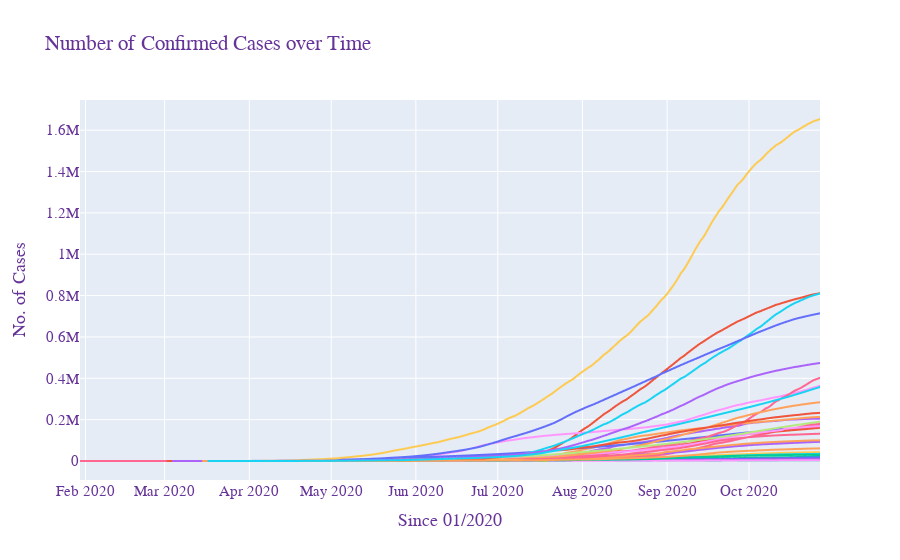

Source (notebook cell):
### Markdown cell above
> # Line Plot Comparison

### Code cell
fig=px.line(df,
              x='Date', y='Confirmed', color='State',
              title='India_Growth')
fig.update_layout(
    title="Number of Confirmed Cases over Time",
    xaxis_title="Since 01/2020",
    yaxis_title="No. of Cases",
    font=dict(
        family="Courier New, monospace",
        size=15,
        color="RebeccaPurple"
    ),
    showlegend=False
)
fig.show()

### Figure 1 — Plotly figure (JSON) as saved in the notebook; plotly's stock layout.template omitted (floating-point values rounded to 4 significant figures; data arrays with more than 128 entries replaced by an {"elided": "..."} marker saying what was removed)
{"data": [{"hovertemplate": "State=Andaman and Nicobar Islands<br>Date=%{x}<br>Confirmed=%{y}<extra></extra>", "legendgroup": "Andaman and Nicobar Islands", "line": {"color": "#636efa", "dash": "solid"}, "mode": "lines", "name": "Andaman and Nicobar Islands", "showlegend": true, "type": "scattergl", "x": {"elided": "216 str values"}, "xaxis": "x", "y": {"elided": "216 int values"}, "yaxis": "y"}, {"hovertemplate": "State=Andhra Pradesh<br>Date=%{x}<br>Confirmed=%{y}<extra></extra>", "legendgroup": "Andhra Pradesh", "line": {"color": "#EF553B", "dash": "solid"}, "mode": "lines", "name": "Andhra Pradesh", "showlegend": true, "type": "scattergl", "x": {"elided": "230 str values"}, "xaxis": "x", "y": {"elided": "230 int values"}, "yaxis": "y"}, {"hovertemplate": "State=Arunachal Pradesh<br>Date=%{x}<br>Confirmed=%{y}<extra></extra>", "legendgroup": "Arunachal Pradesh", "line": {"color": "#00cc96", "dash": "solid"}, "mode": "lines", "name": "Arunachal Pradesh", "showlegend": true, "type": "scattergl", "x": {"elided": "209 str values"}, "xaxis": "x", "y": {"elided": "209 int values"}, "yaxis": "y"}, {"hovertemplate": "State=Assam<br>Date=%{x}<br>Confirmed=%{y}<extra></extra>", "legendgroup": "Assam", "line": {"color": "#ab63fa", "dash": "solid"}, "mode": "lines", "name": "Assam", "showlegend": true, "type": "scattergl", "x": {"elided": "211 str values"}, "xaxis": "x", "y": {"elided": "211 int values"}, "yaxis": "y"}, {"hovertemplate": "State=Bihar<br>Date=%{x}<br>Confirmed=%{y}<extra></extra>", "legendgroup": "Bihar", "line": {"color": "#FFA15A", "dash": "solid"}, "mode": "lines", "name": "Bihar", "showlegend": true, "type": "scattergl", "x": {"elided": "220 str values"}, "xaxis": "x", "y": {"elided": "220 int values"}, "yaxis": "y"}, {"hovertemplate": "State=Chandigarh<br>Date=%{x}<br>Confirmed=%{y}<extra></extra>", "legendgroup": "Chandigarh", "line": {"color": "#19d3f3", "dash": "solid"}, "mode": "lines", "name": "Chandigarh", "showlegend": true, "type": "scattergl", "x": {"elided": "223 str values"}, "xaxis": "x", "y": {"elided": "223 int values"}, "yaxis": "y"}, {"hovertemplate": "State=Chhattisgarh<br>Date=%{x}<br>Confirmed=%{y}<extra></extra>", "legendgroup": "Chhattisgarh", "line": {"color": "#FF6692", "dash": "solid"}, "mode": "lines", "name": "Chhattisgarh", "showlegend": true, "type": "scattergl", "x": {"elided": "223 str values"}, "xaxis": "x", "y": {"elided": "223 int values"}, "yaxis": "y"}, {"hovertemplate": "State=Dadra and Nagar Haveli and Daman and Diu<br>Date=%{x}<br>Confirmed=%{y}<extra></extra>", "legendgroup": "Dadra and Nagar Haveli and Daman and Diu", "line": {"color": "#B6E880", "dash": "solid"}, "mode": "lines", "name": "Dadra and Nagar Haveli and Daman and Diu", "showlegend": true, "type": "scattergl", "x": {"elided": "202 str values"}, "xaxis": "x", "y": {"elided": "202 int values"}, "yaxis": "y"}, {"hovertemplate": "State=Delhi<br>Date=%{x}<br>Confirmed=%{y}<extra></extra>", "legendgroup": "Delhi", "line": {"color": "#FF97FF", "dash": "solid"}, "mode": "lines", "name": "Delhi", "showlegend": true, "type": "scattergl", "x": {"elided": "240 str values"}, "xaxis": "x", "y": {"elided": "240 int values"}, "yaxis": "y"}, {"hovertemplate": "State=Goa<br>Date=%{x}<br>Confirmed=%{y}<extra></extra>", "legendgroup": "Goa", "line": {"color": "#FECB52", "dash": "solid"}, "mode": "lines", "name": "Goa", "showlegend": true, "type": "scattergl", "x": {"elided": "217 str values"}, "xaxis": "x", "y": {"elided": "217 int values"}, "yaxis": "y"}, {"hovertemplate": "State=Gujarat<br>Date=%{x}<br>Confirmed=%{y}<extra></extra>", "legendgroup": "Gujarat", "line": {"color": "#636efa", "dash": "solid"}, "mode": "lines", "name": "Gujarat", "showlegend": true, "type": "scattergl", "x": {"elided": "223 str values"}, "xaxis": "x", "y": {"elided": "223 int values"}, "yaxis": "y"}, {"hovertemplate": "State=Haryana<br>Date=%{x}<br>Confirmed=%{y}<extra></extra>", "legendgroup": "Haryana", "line": {"color": "#EF553B", "dash": "solid"}, "mode": "lines", "name": "Haryana", "showlegend": true, "type": "scattergl", "x": {"elided": "238 str values"}, "xaxis": "x", "y": {"elided": "238 int values"}, "yaxis": "y"}, {"hovertemplate": "State=Himachal Pradesh<br>Date=%{x}<br>Confirmed=%{y}<extra></extra>", "legendgroup": "Himachal Pradesh", "line": {"color": "#00cc96", "dash": "solid"}, "mode": "lines", "name": "Himachal Pradesh", "showlegend": true, "type": "scattergl", "x": {"elided": "228 str values"}, "xaxis": "x", "y": {"elided": "228 int values"}, "yaxis": "y"}, {"hovertemplate": "State=Jammu and Kashmir<br>Date=%{x}<br>Confirmed=%{y}<extra></extra>", "legendgroup": "Jammu and Kashmir", "line": {"color": "#ab63fa", "dash": "solid"}, "mode": "lines", "name": "Jammu and Kashmir", "showlegend": true, "type": "scattergl", "x": {"elided": "233 str values"}, "xaxis": "x", "y": {"elided": "233 int values"}, "yaxis": "y"}, {"hovertemplate": "State=Jharkhand<br>Date=%{x}<br>Confirmed=%{y}<extra></extra>", "legendgroup": "Jharkhand", "line": {"color": "#FFA15A", "dash": "solid"}, "mode": "lines", "name": "Jharkhand", "showlegend": true, "type": "scattergl", "x": {"elided": "211 str values"}, "xaxis": "x", "y": {"elided": "211 int values"}, "yaxis": "y"}, {"hovertemplate": "State=Karnataka<br>Date=%{x}<br>Confirmed=%{y}<extra></extra>", "legendgroup": "Karnataka", "line": {"color": "#19d3f3", "dash": "solid"}, "mode": "lines", "name": "Karnataka", "showlegend": true, "type": "scattergl", "x": {"elided": "233 str values"}, "xaxis": "x", "y": {"elided": "233 int values"}, "yaxis": "y"}, {"hovertemplate": "State=Kerala<br>Date=%{x}<br>Confirmed=%{y}<extra></extra>", "legendgroup": "Kerala", "line": {"color": "#FF6692", "dash": "solid"}, "mode": "lines", "name": "Kerala", "showlegend": true, "type": "scattergl", "x": {"elided": "244 str values"}, "xaxis": "x", "y": {"elided": "244 int values"}, "yaxis": "y"}, {"hovertemplate": "State=Ladakh<br>Date=%{x}<br>Confirmed=%{y}<extra></extra>", "legendgroup": "Ladakh", "line": {"color": "#B6E880", "dash": "solid"}, "mode": "lines", "name": "Ladakh", "showlegend": true, "type": "scattergl", "x": {"elided": "235 str values"}, "xaxis": "x", "y": {"elided": "235 int values"}, "yaxis": "y"}, {"hovertemplate": "State=Madhya Pradesh<br>Date=%{x}<br>Confirmed=%{y}<extra></extra>", "legendgroup": "Madhya Pradesh", "line": {"color": "#FF97FF", "dash": "solid"}, "mode": "lines", "name": "Madhya Pradesh", "showlegend": true, "type": "scattergl", "x": {"elided": "222 str values"}, "xaxis": "x", "y": {"elided": "222 int values"}, "yaxis": "y"}, {"hovertemplate": "State=Maharashtra<br>Date=%{x}<br>Confirmed=%{y}<extra></extra>", "legendgroup": "Maharashtra", "line": {"color": "#FECB52", "dash": "solid"}, "mode": "lines", "name": "Maharashtra", "showlegend": true, "type": "scattergl", "x": {"elided": "233 str values"}, "xaxis": "x", "y": {"elided": "233 int values"}, "yaxis": "y"}, {"hovertemplate": "State=Manipur<br>Date=%{x}<br>Confirmed=%{y}<extra></extra>", "legendgroup": "Manipur", "line": {"color": "#636efa", "dash": "solid"}, "mode": "lines", "name": "Manipur", "showlegend": true, "type": "scattergl", "x": {"elided": "218 str values"}, "xaxis": "x", "y": {"elided": "218 int values"}, "yaxis": "y"}, {"hovertemplate": "State=Meghalaya<br>Date=%{x}<br>Confirmed=%{y}<extra></extra>", "legendgroup": "Meghalaya", "line": {"color": "#EF553B", "dash": "solid"}, "mode": "lines", "name": "Meghalaya", "showlegend": true, "type": "scattergl", "x": {"elided": "198 str values"}, "xaxis": "x", "y": {"elided": "198 int values"}, "yaxis": "y"}, {"hovertemplate": "State=Mizoram<br>Date=%{x}<br>Confirmed=%{y}<extra></extra>", "legendgroup": "Mizoram", "line": {"color": "#00cc96", "dash": "solid"}, "mode": "lines", "name": "Mizoram", "showlegend": true, "type": "scattergl", "x": {"elided": "217 str values"}, "xaxis": "x", "y": {"elided": "217 int values"}, "yaxis": "y"}, {"hovertemplate": "State=Nagaland<br>Date=%{x}<br>Confirmed=%{y}<extra></extra>", "legendgroup": "Nagaland", "line": {"color": "#ab63fa", "dash": "solid"}, "mode": "lines", "name": "Nagaland", "showlegend": true, "type": "scattergl", "x": {"elided": "205 str values"}, "xaxis": "x", "y": {"elided": "205 int values"}, "yaxis": "y"}, {"hovertemplate": "State=Odisha<br>Date=%{x}<br>Confirmed=%{y}<extra></extra>", "legendgroup": "Odisha", "line": {"color": "#FFA15A", "dash": "solid"}, "mode": "lines", "name": "Odisha", "showlegend": true, "type": "scattergl", "x": {"elided": "226 str values"}, "xaxis": "x", "y": {"elided": "226 int values"}, "yaxis": "y"}, {"hovertemplate": "State=Puducherry<br>Date=%{x}<br>Confirmed=%{y}<extra></extra>", "legendgroup": "Puducherry", "line": {"color": "#19d3f3", "dash": "solid"}, "mode": "lines", "name": "Puducherry", "showlegend": true, "type": "scattergl", "x": {"elided": "225 str values"}, "xaxis": "x", "y": {"elided": "225 int values"}, "yaxis": "y"}, {"hovertemplate": "State=Punjab<br>Date=%{x}<br>Confirmed=%{y}<extra></extra>", "legendgroup": "Punjab", "line": {"color": "#FF6692", "dash": "solid"}, "mode": "lines", "name": "Punjab", "showlegend": true, "type": "scattergl", "x": {"elided": "233 str values"}, "xaxis": "x", "y": {"elided": "233 int values"}, "yaxis": "y"}, {"hovertemplate": "State=Rajasthan<br>Date=%{x}<br>Confirmed=%{y}<extra></extra>", "legendgroup": "Rajasthan", "line": {"color": "#B6E880", "dash": "solid"}, "mode": "lines", "name": "Rajasthan", "showlegend": true, "type": "scattergl", "x": {"elided": "239 str values"}, "xaxis": "x", "y": {"elided": "239 int values"}, "yaxis": "y"}, {"hovertemplate": "State=Sikkim<br>Date=%{x}<br>Confirmed=%{y}<extra></extra>", "legendgroup": "Sikkim", "line": {"color": "#FF97FF", "dash": "solid"}, "mode": "lines", "name": "Sikkim", "showlegend": true, "type": "scattergl", "x": {"elided": "177 str values"}, "xaxis": "x", "y": {"elided": "177 int values"}, "yaxis": "y"}, {"hovertemplate": "State=State Unassigned<br>Date=%{x}<br>Confirmed=%{y}<extra></extra>", "legendgroup": "State Unassigned", "line": {"color": "#FECB52", "dash": "solid"}, "mode": "lines", "name": "State Unassigned", "showlegend": true, "type": "scattergl", "x": ["2020-05-19T00:00:00", "2020-05-20T00:00:00", "2020-05-21T00:00:00", "2020-05-22T00:00:00", "2020-05-23T00:00:00", "2020-05-24T00:00:00", "2020-05-25T00:00:00", "2020-05-26T00:00:00", "2020-05-27T00:00:00", "2020-05-28T00:00:00", "2020-05-29T00:00:00", "2020-05-30T00:00:00", "2020-05-31T00:00:00", "2020-06-01T00:00:00", "2020-06-02T00:00:00", "2020-06-03T00:00:00", "2020-06-04T00:00:00", "2020-06-05T00:00:00", "2020-06-06T00:00:00", "2020-06-07T00:00:00", "2020-06-08T00:00:00", "2020-06-09T00:00:00", "2020-06-10T00:00:00", "2020-06-11T00:00:00", "2020-06-12T00:00:00", "2020-06-13T00:00:00", "2020-06-14T00:00:00", "2020-06-15T00:00:00", "2020-06-16T00:00:00", "2020-06-17T00:00:00", "2020-06-18T00:00:00", "2020-06-19T00:00:00", "2020-06-20T00:00:00", "2020-06-21T00:00:00", "2020-06-22T00:00:00", "2020-06-23T00:00:00", "2020-06-24T00:00:00", "2020-06-25T00:00:00", "2020-06-26T00:00:00", "2020-06-27T00:00:00", "2020-06-28T00:00:00", "2020-06-29T00:00:00", "2020-06-30T00:00:00", "2020-07-01T00:00:00", "2020-07-02T00:00:00", "2020-07-03T00:00:00", "2020-07-04T00:00:00", "2020-07-05T00:00:00", "2020-07-06T00:00:00", "2020-07-07T00:00:00", "2020-07-08T00:00:00", "2020-07-09T00:00:00", "2020-07-10T00:00:00", "2020-07-11T00:00:00", "2020-07-12T00:00:00", "2020-07-13T00:00:00", "2020-07-14T00:00:00", "2020-07-15T00:00:00", "2020-07-16T00:00:00", "2020-07-17T00:00:00", "2020-07-18T00:00:00", "2020-07-19T00:00:00"], "xaxis": "x", "y": [814, 1096, 1403, 1620, 1899, 2338, 2642, 2970, 4013, 4332, 4673, 5043, 5491, 5630, 6414, 7123, 7483, 7610, 8192, 8610, 7837, 8711, 9227, 8931, 8315, 7984, 7436, 6972, 7684, 8273, 8703, 8927, 9265, 9127, 7832, 8015, 8141, 8493, 8123, 8023, 7839, 7285, 7004, 6915, 6832, 6031, 4999, 4629, 4913, 5034, 5018, 4385, 4161, 3416, 3024, 2358, 2179, 1524, 1285, 531, 163, 0], "yaxis": "y"}, {"hovertemplate": "State=Tamil Nadu<br>Date=%{x}<br>Confirmed=%{y}<extra></extra>", "legendgroup": "Tamil Nadu", "line": {"color": "#636efa", "dash": "solid"}, "mode": "lines", "name": "Tamil Nadu", "showlegend": true, "type": "scattergl", "x": {"elided": "235 str values"}, "xaxis": "x", "y": {"elided": "235 int values"}, "yaxis": "y"}, {"hovertemplate": "State=Telangana<br>Date=%{x}<br>Confirmed=%{y}<extra></extra>", "legendgroup": "Telangana", "line": {"color": "#EF553B", "dash": "solid"}, "mode": "lines", "name": "Telangana", "showlegend": true, "type": "scattergl", "x": {"elided": "240 str values"}, "xaxis": "x", "y": {"elided": "240 int values"}, "yaxis": "y"}, {"hovertemplate": "State=Tripura<br>Date=%{x}<br>Confirmed=%{y}<extra></extra>", "legendgroup": "Tripura", "line": {"color": "#00cc96", "dash": "solid"}, "mode": "lines", "name": "Tripura", "showlegend": true, "type": "scattergl", "x": {"elided": "205 str values"}, "xaxis": "x", "y": {"elided": "205 int values"}, "yaxis": "y"}, {"hovertemplate": "State=Uttar Pradesh<br>Date=%{x}<br>Confirmed=%{y}<extra></extra>", "legendgroup": "Uttar Pradesh", "line": {"color": "#ab63fa", "dash": "solid"}, "mode": "lines", "name": "Uttar Pradesh", "showlegend": true, "type": "scattergl", "x": {"elided": "238 str values"}, "xaxis": "x", "y": {"elided": "238 int values"}, "yaxis": "y"}, {"hovertemplate": "State=Uttarakhand<br>Date=%{x}<br>Confirmed=%{y}<extra></extra>", "legendgroup": "Uttarakhand", "line": {"color": "#FFA15A", "dash": "solid"}, "mode": "lines", "name": "Uttarakhand", "showlegend": true, "type": "scattergl", "x": {"elided": "227 str values"}, "xaxis": "x", "y": {"elided": "227 int values"}, "yaxis": "y"}, {"hovertemplate": "State=West Bengal<br>Date=%{x}<br>Confirmed=%{y}<extra></extra>", "legendgroup": "West Bengal", "line": {"color": "#19d3f3", "dash": "solid"}, "mode": "lines", "name": "West Bengal", "showlegend": true, "type": "scattergl", "x": {"elided": "225 str values"}, "xaxis": "x", "y": {"elided": "225 int values"}, "yaxis": "y"}], "layout": {"font": {"color": "RebeccaPurple", "family": "Courier New, monospace", "size": 15}, "legend": {"title": {"text": "State"}, "tracegroupgap": 0}, "showlegend": false, "title": {"text": "Number of Confirmed Cases over Time"}, "xaxis": {"anchor": "y", "domain": [0.0, 1.0], "title": {"text": "Since 01/2020"}}, "yaxis": {"anchor": "x", "domain": [0.0, 1.0], "title": {"text": "No. of Cases"}}}}
